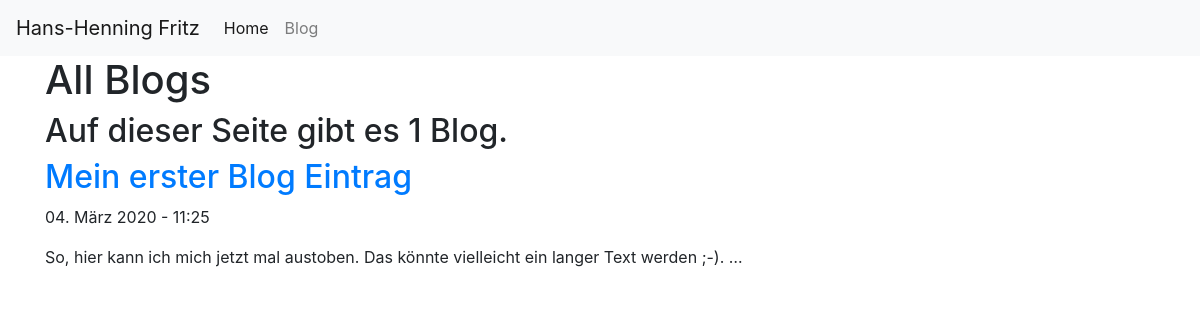
Screenshot of /blog/ with the database file from the repository.
### blog/models.py (models this page shows, shortened)
class Blog(models.Model):
    title = models.CharField(max_length=100)
    text = models.TextField()
    created_at = models.DateTimeField(auto_now_add=True)

### blog/views.py (the view)
# urls.py: path('', views.all_blogs, name='all_blogs'),
def all_blogs(request):
    blogs = Blog.objects.order_by('-created_at')
    return render(request, 'blog/all_blogs.html', {'blogs': blogs})

### blog/templates/blog/all_blogs.html
<!DOCTYPE html>
{% extends 'portfolio/base.html' %}
{% block content %}
    <h1>All Blogs</h1>
    <h2>Auf dieser Seite gibt es {{ blogs.count }} Blog{{ blogs.count|pluralize }}.</h2>
     {% for blog in blogs %}
    <a href="{% url 'blog:detail' blog.id %}"><h2>{{ blog.title }}</h2></a>
    <p>{{ blog.created_at|date:'d. F Y - H:i' }}</p>
    <p>{{ blog.text|striptags|truncatechars:100 }} </p>
    {% endfor %}
{% endblock %}

### rows the page displays
Blog: title "Mein erster Blog Eintrag", created_at "04. März 2020 - 11:25", text "So, hier kann ich mich jetzt mal austoben. Das könnte vielleicht ein langer Text werden ;-). …"

### other values shown
{{ blogs.count }} "1"
